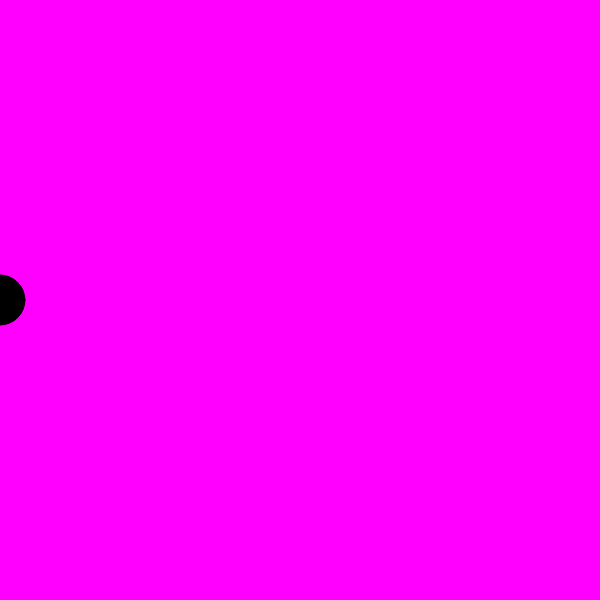
Frame 1 (no input)
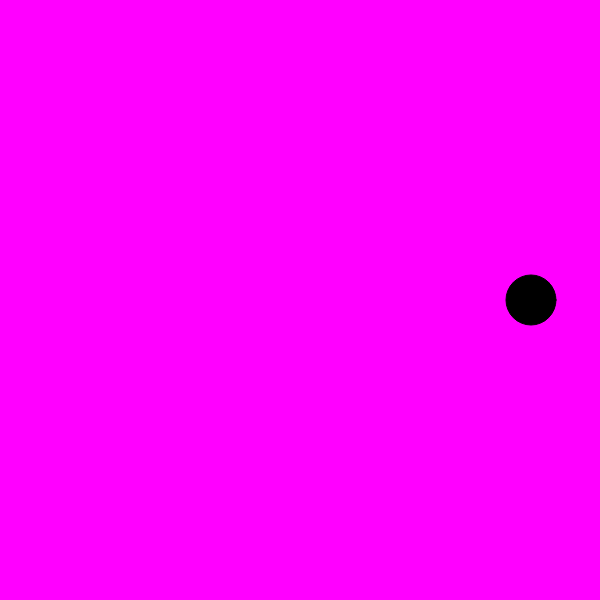
Frame 60 (no input)
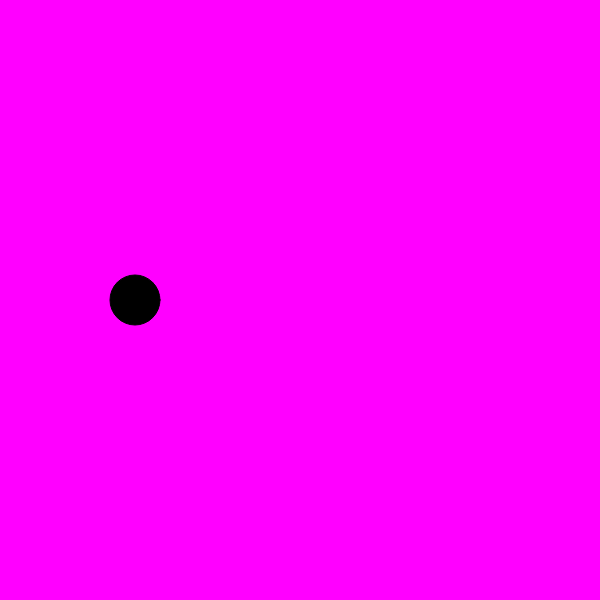
Frame 120 (the mouse pressed at the canvas centre since frame 60)

The p5.js sketch that drew these frames (run headless with seeded random() and noise() and a simulated clock; from frame 60 on, the mouse is pressed at the canvas centre):

// p5.js sketch
// ── sketch.js
var x = 0
var speed 


function setup() {
  createCanvas(600,600);
  //background(255,0,255);
}

function draw() {
   background(255,0,255)      
   fill(0);
  
  if(x > 600){
  speed =- 9;//or speed =- 3
  }
  
   if(x < 1 ){
  speed =+ 9;//or speed =+ 3
  }
  
  ellipse(x, 300, 50)
  
  x = x + speed
 
}


  
